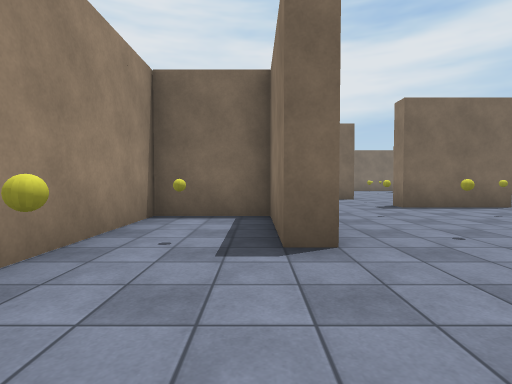
[1] (above)

24 first-person views from a walk through a Unity game level. The camera is 1.2 m above the floor, tilts 2° down and sees 80° across. The floor is counted in squares, 2 m on a side. Each view is taken from the middle of a square. On the plan, view 1 faces up. The plan holds only what a view shows up to about 9 squares ahead; the rest is blank. The player is left out. Surface patterns are stand-ins for the level's own textures.

[2]
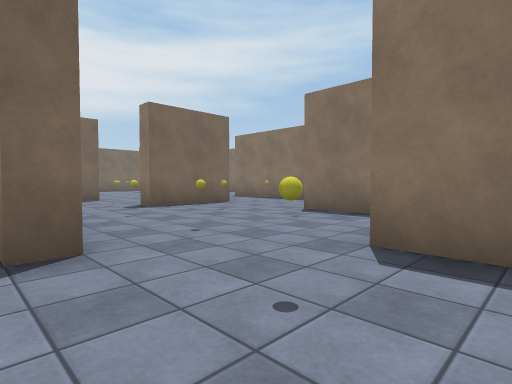

[3]
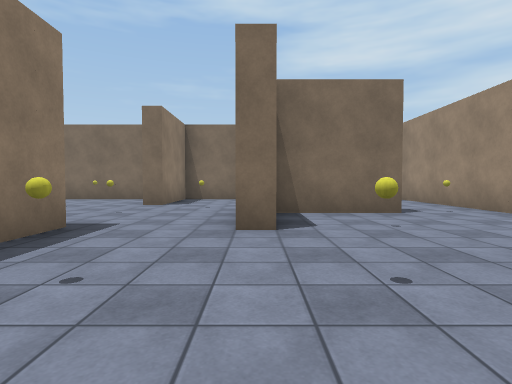

[4]
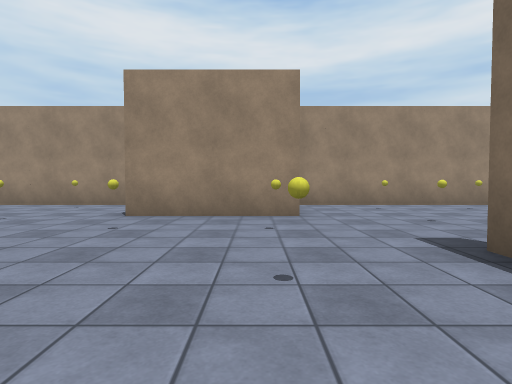

[5]
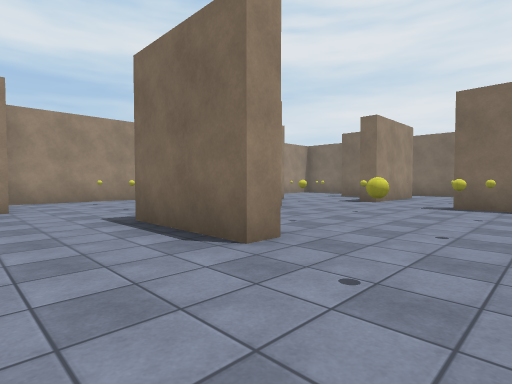

[6]
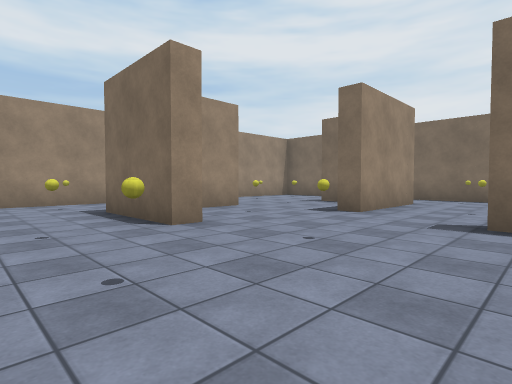

[7]
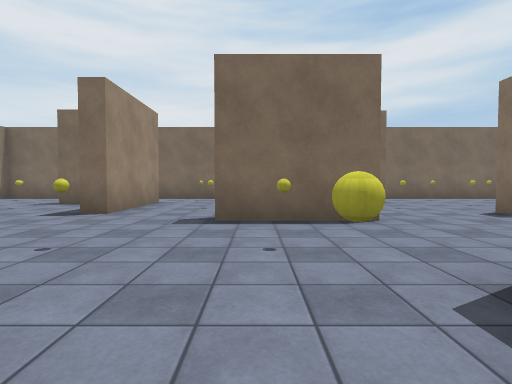

[8]
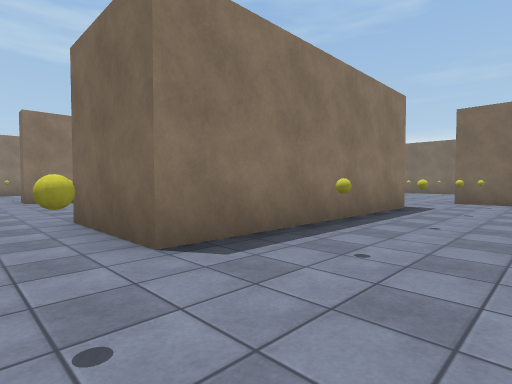

[9]
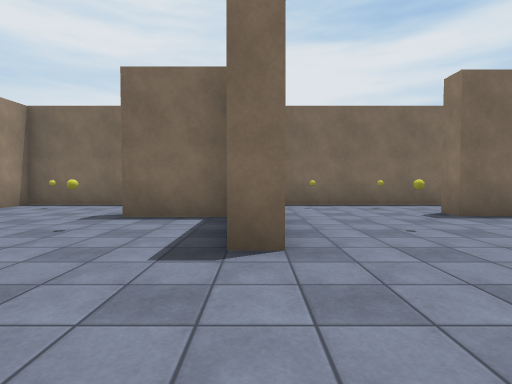

[10]
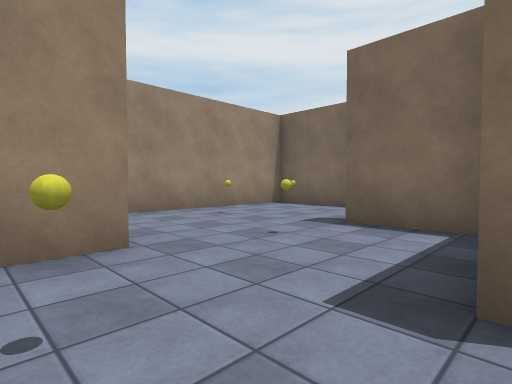

[11]
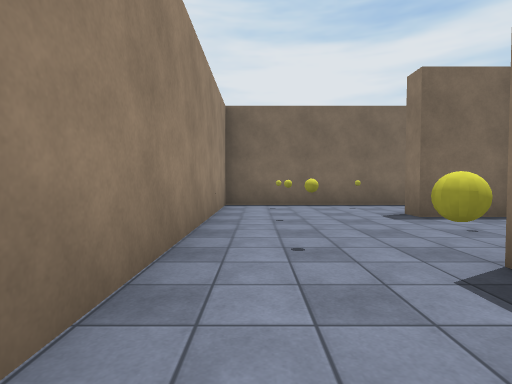

[12]
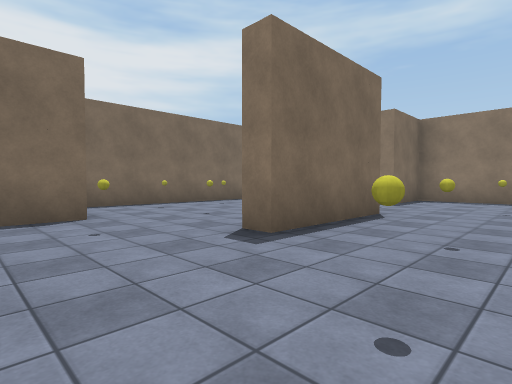

[13]
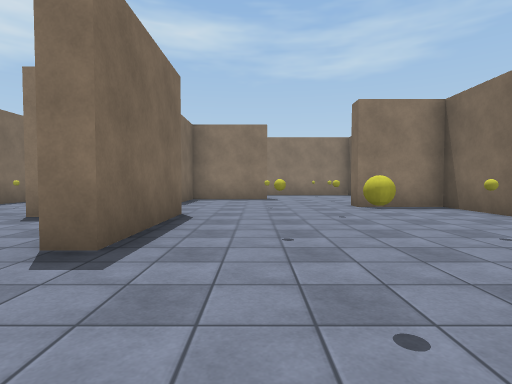

[14]
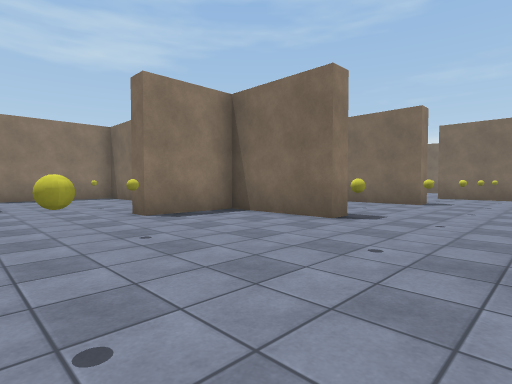

[15]
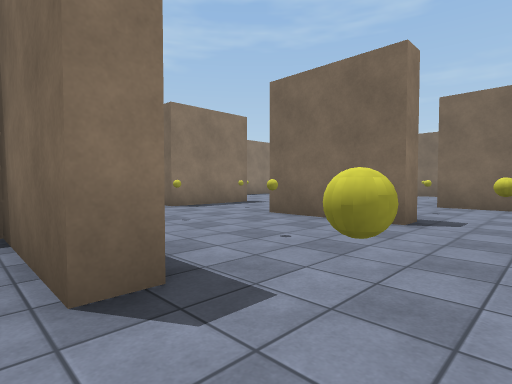

[16]
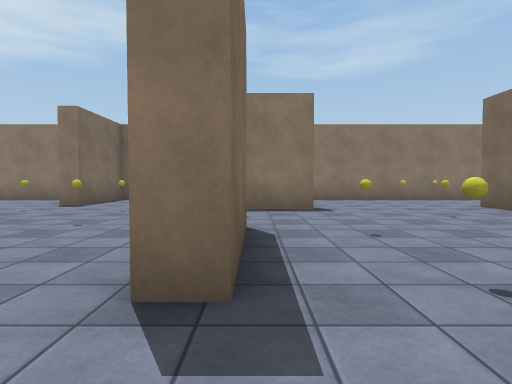

[17]
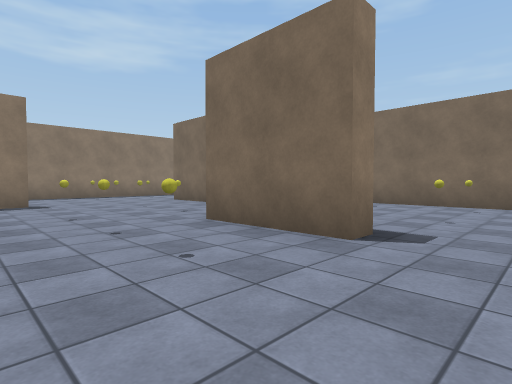

[18]
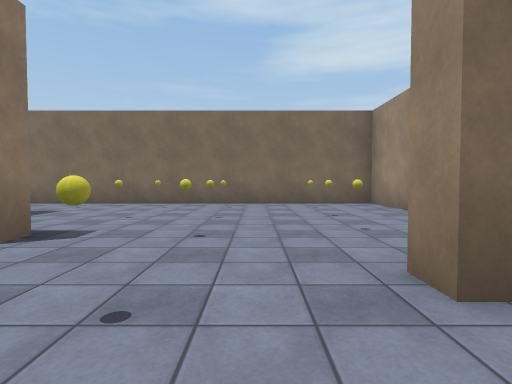

[19]
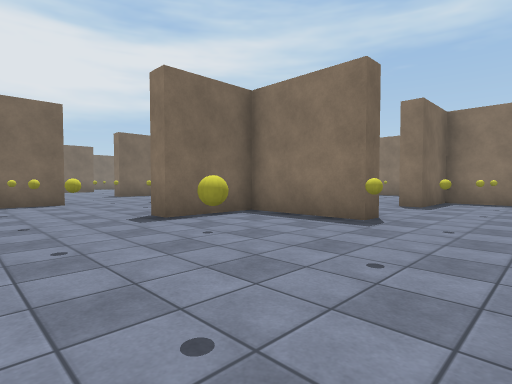

[20]
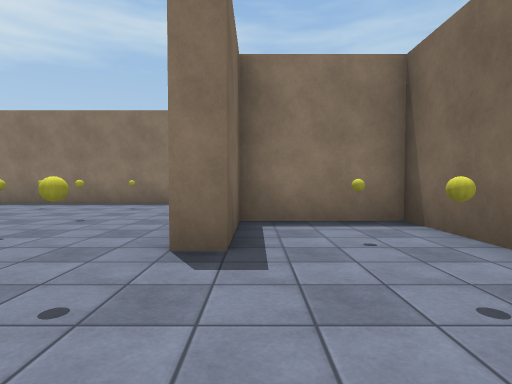

[21]
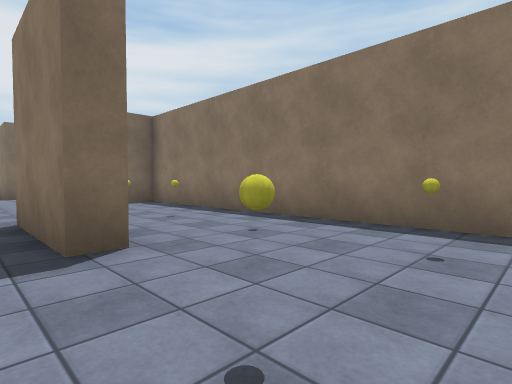

[22]
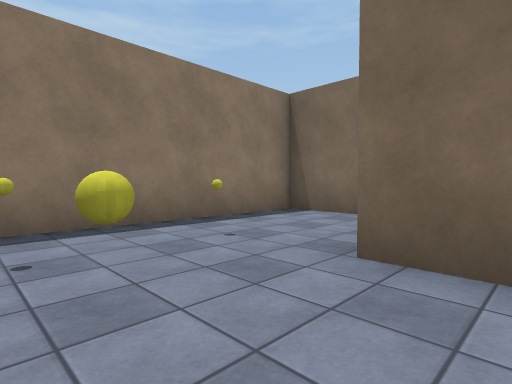

[23]
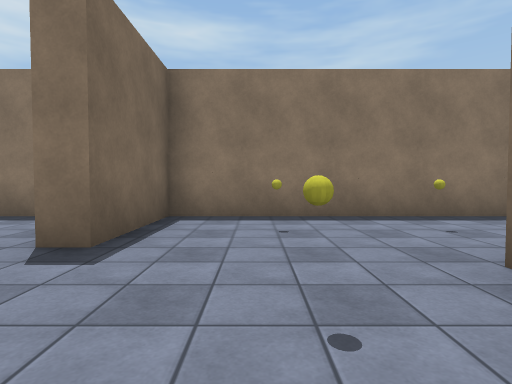

[24]
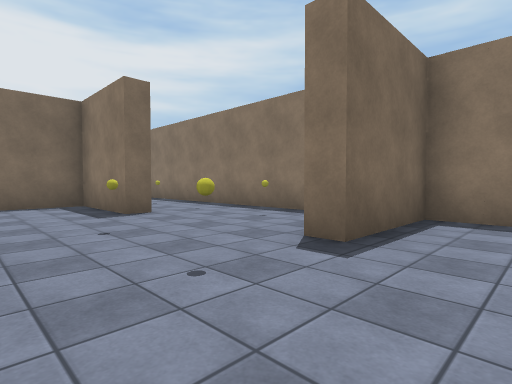

### Floor plan
Points are (right, up) in squares from view 1. A wall is a line through its corners. A room is listed if a view was taken in it or the views show most of it. See-through windows are left out.
Room 1 (views 1, 2, 3)
walls: (2.8, 0.1) (2.8, 1.3) (3.2, 1.3); (0.8, 5.9) (0.8, 2.7) (0.3, 2.7) (0.3, 5.2) (-1.8, 5.2) (-1.8, -1.5); (5.5, 1) (5.5, 4); (0.1, -0.7) (2.6, -0.7); (4.5, 7) (3.4, 7)
ways out: opening at (4, 6.2) to room 2; opening at (4.5, 1) to room 4; opening at (-0.5, -1)
objects: other object (-1, -1); yellow ball (-1, 1); other object (-1, 3); yellow ball (1, 1); yellow ball (2, 3); other object (2, 5); yellow ball (4, 3); yellow ball (4, 5)
Room 2 (views 4, 5, 6, 7, 8, 9, 10, 12)
walls: (3.3, 10.8) (3.3, 10.1) (0.7, 10.1); (3.4, 7) (3.4, 7.5); (5.9, 7.5) (5.9, 7) (4.5, 7); (4.3, 13.6) (3.8, 13.6); (7.4, 12.6) (6.4, 12.6); (1.3, 13.2) (1.3, 12); (-1.8, 10.5) (-1.8, 6); (8.5, 3.7) (8.5, 9.7) (9.5, 9.7)
ways out: opening at (4, 6.2) to room 1; opening at (1, 11.5) to room 3; opening at (7.5, 4) to room 4; opening at (7.6, 12.4) to room 4
objects: other object (-1, 8); other object (-1, 10); other object (1, 8); other object (3, 9); yellow ball (3, 12); yellow ball (5, 9); yellow ball (5, 11); other object (7, 5); yellow ball (7, 7); yellow ball (7, 9); yellow ball (7, 11)
Room 3 (view 11)
walls: (3.6, 16.1) (1.8, 16.1) (1.8, 16.6); (1.4, 18.7) (-1.8, 18.7) (-1.8, 10.5)
ways out: opening at (1, 11.5) to room 2; opening at (2, 18) to room 4
objects: yellow ball (-1, 12); other object (-1, 14); other object (-1, 16); other object (-1, 18); other object (1, 18); other object (2, 15)
Room 4 (views 13, 14, 15, 16, 17, 18, 19, 20, 21, 22, 23, 24)
walls: (13.5, 7) (13.5, 7.6) (16.1, 7.6) (16.1, 9.7) (16.6, 9.7); (16, 3.1) (13.5, 3.1) (13.5, 3.6) (16, 3.6); (11.1, 3.7) (9.7, 3.7); (9.5, 9.7) (11, 9.7); (11.4, 0.1) (14, 0.1); (19.2, 1.7) (18.6, 1.7) (18.6, 4.2) (19.1, 4.2); (14.6, 13.4) (11.6, 13.4) (11.6, 13.9); (19.9, 11.6) (19.3, 11.6) (19.3, 14.1) (17.2, 14.1); (8.9, 12.6) (7.4, 12.6); (6.7, 1.5) (8, 1.5) (8, 1); (14.1, -2.8) (13.5, -2.8) (13.5, -0.4) (11.6, -0.4) (11.6, 0.1); (17.2, -2.3) (19.1, -2.3); (22.2, 9.7) (22.2, 13.5); (10.6, 16.1) (9.4, 16.1); (8.5, 16.1) (7.5, 16.1) (7.5, 16.8); (16.6, -5.3) (18.6, -5.3) (18.6, -2.8) (16.6, -2.8) (16.6, -2.2); (5.9, -3.2) (5.9, -5.3) (15.1, -5.3); (5.2, -2.7) (5.9, -2.7); (14, 18.7) (11.1, 18.7); (20.6, -5.3) (22.2, -5.3) (22.2, 7.5) (19.8, 7.5) (19.8, 8); (18, 18.7) (17, 18.7); (8.8, 18.7) (4.6, 18.7); (4.3, 16.6) (4.3, 13.6); (2.9, 18.7) (1.4, 18.7)
ways out: opening at (4.5, 1) to room 1; opening at (7.5, 4) to room 2; opening at (7.6, 12.4) to room 2; opening at (2, 18) to room 3; opening at (4, -2)
objects: other object (4, -2); other object (5, 18); other object (6, -1); other object (6, 15); other object (7, 3); other object (7, 18); other object (8, -4); other object (8, -2); other object (8, -1); yellow ball (10, -4); yellow ball (10, -2); other object (10, 0); yellow ball (10, 2); yellow ball (10, 11); other object (10, 15); yellow ball (11, -4); other object (11, -2); yellow ball (12, 2); other object (12, 4); yellow ball (12, 5); yellow ball (12, 7); other object (12, 9); yellow ball (12, 12); other object (12, 16); other object (13, -4); other object (13, 17); yellow ball (14, 2); other object (14, 5); other object (14, 11); other object (14, 17); yellow ball (15, -4); yellow ball (15, -2); other object (15, 0); other object (15, 2); other object (16, 5); other object (16, 12); other object (16, 17); other object (17, -4); other object (17, 0); other object (17, 3); yellow ball (18, 6); yellow ball (18, 8); other object (18, 10); yellow ball (19, 0); other object (21, -2); yellow ball (21, 0); other object (21, 4); other object (21, 6); other object (21, 10); other object (21, 14)

Where each view was taken, in squares from view 1:
view 1: 0 up, 0 right, facing up
view 2: 0 up, 0 right, facing up-right
view 3: 5 up, 3 right, facing down
view 4: 5 up, 6 right, facing left
view 5: 5 up, 8 right, facing up-left
view 6: 8 up, 7 right, facing up-left
view 7: 8 up, 7 right, facing up
view 8: 11 up, 6 right, facing down-right
view 9: 11 up, 4 right, facing up
view 10: 12 up, 4 right, facing up-left
view 11: 11 up, 1 left, facing up
view 12: 11 up, 9 right, facing up-right
view 13: 12 up, 9 right, facing right
view 14: 12 up, 11 right, facing down-right
view 15: 8 up, 12 right, facing down-right
view 16: 3 up, 12 right, facing right
view 17: 3 up, 10 right, facing down-right
view 18: 3 up, 9 right, facing down
view 19: 5 down, 9 right, facing up-right
view 20: 3 down, 14 right, facing right
view 21: 1 down, 18 right, facing up-right
view 22: 0 up, 18 right, facing down-right
view 23: 6 up, 17 right, facing right
view 24: 6 up, 17 right, facing up-right
